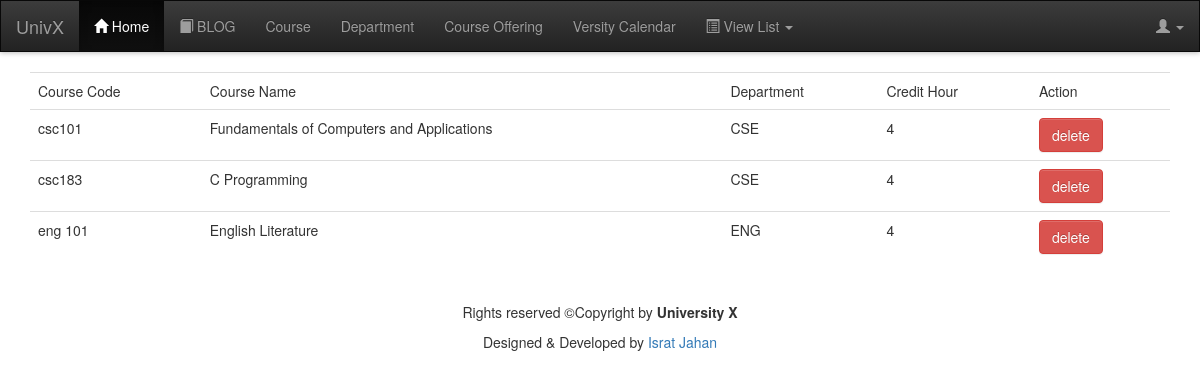
The page /admin/viewcourses.php (signed in) on the database its author committed.
### tables this page shows
CREATE TABLE `courselist` (
  `courseid` varchar(10) NOT NULL,
  `coursename` tinytext NOT NULL,
  `credithour` int(11) NOT NULL,
  `department` varchar(5) NOT NULL
);

### admin/viewcourses.php (the view, shortened to what this page needs)
<?php
if ($_SESSION['role'] !== "admin" && $_SESSION['role'] !== "admission") {
    header('location:home.php');
} else {
    require'header.php';
    require '../dbcon.php';
    ?>
    <div class="container">
        <table class="table table-responsive">
            <tr>
                <td>Course Code</td>
                <td>Course Name</td>
                <td>Department</td>
                <td>Credit Hour</td>
                <td>Action</td>
            </tr>
            <?php
            $query = "select * from courselist;";
            $result = $conn->query($query);
            while ($row = $result->fetch_assoc()) {
                ?>
                <tr>
                    <td><?php echo $row['courseid']; ?></td>
                    <td><?php echo $row['coursename']; ?></td>
                    <td><?php echo $row['department']; ?></td>
                    <td><?php echo $row['credithour']; ?></td>
                    <td><a class="btn btn-danger" href="viewcourses.php?delcourse=<?php echo $row['courseid']; ?>">delete</a></td>
                </tr>
                <?php
            }
            ?>
        </table>
    </div>
    <?php
    require 'footer.php';
}
?>

### admin/header.php (shortened to what this page needs)
<!DOCTYPE html>
<html>
    <head>
        <link rel="stylesheet" href="../css/bootstrap-theme.min.css"/>
        <link rel="stylesheet" href="../css/bootstrap.min.css"/>
        <link rel="stylesheet" href="../css/style.css"/>
        <link rel="stylesheet" href="../css/chat.css" type="text/css" media="screen" />
    </head>
    <body>
        <nav class="navbar navbar-inverse">
            <div class="container-fluid">
                <div class="navbar-header">
                    <a class="navbar-brand" href="../index.php">UnivX</a>
                </div>
                <ul class="nav navbar-nav">
                    <?php if (empty($_SESSION['user'])) { ?>
                        <li class="active"><a href="#">Home</a></li>
                        <li><a href="#">Our Campus</a></li>
                        <li><a href="#">Departments</a></li>
                        <li><a href="facilities.php">Facilities</a></li>
                        <li><a href="contact.php">Contact</a></li>
                        <li><a href="../blog/index.php"><span class="glyphicon glyphicon-book"></span> BLOG</a></li>
                        <?php
                    } else {
                        if ($_SESSION['role'] === "admin" || $_SESSION['role'] === "admission") {
                            ?>
                            <li class="active"><a href="adminpanel.php"><span class="glyphicon glyphicon-home"></span> Home</a></li>
                            <li><a href="../blog/index.php"><span class="glyphicon glyphicon-book"></span> BLOG</a></li>
                            <?php if ($_SESSION['role'] === 'admission') { ?>
                                <li class="dropdown">
                                    <a class="dropdown-toggle" data-toggle="dropdown" href="#"><span class="glyphicon glyphicon-list-alt"></span> Add New
                                        <span class="caret"></span></a>
                                    <ul class="dropdown-menu">
                                        <li class=""><a href="addteacher.php" >Add Teacher</a></li>
                                        <li class=""><a href="addstudent.php" >Add Student</a></li>
                                    </ul>
                                </li>
                            <?php } if ($_SESSION['role'] === 'admin') { ?>
                                <li class=""><a href="addcourse.php" >Course</a></li>
                                <li class=""><a href="adddepartment.php" >Department</a></li>
                                <li class=""><a href="offeredcourse.php" >Course Offering</a></li>
                            <?php } ?>
                            <li class=""><a href="versitycalendar.php" >Versity Calendar</a></li>
                            <li class="dropdown">
                                <a class="dropdown-toggle" data-toggle="dropdown" href="#"><span class="glyphicon glyphicon-list-alt"></span> View List
                                    <span class="caret"></span></a>
                            </li>
                            <?php
                        }
                    }
                    ?>
                </ul>
                <ul class="nav navbar-nav navbar-right">
                    <?php if (empty($_SESSION['user'])) { ?>
                    <li><a href="home.php" class="active"><span class="glyphicon glyphicon-log-in"></span> Login</a></li>
                    <?php
                    } else {
                    if ($_SESSION['user'] !== "admin" || $_SESSION['user'] !== "admission") {
                    ?>
                    <li class="dropdown">
                        <a class="dropdown-toggle" data-toggle="dropdown" href="#"><span class="glyphicon glyphicon-user"></span>
                            <span class="caret"></span></a>
                    </li>
                    <?php } else { ?>
                        <li><a href="home.php" class="active"><span class="glyphicon glyphicon-log-in"></span> Login</a></li>
                            <?php
                        }
                        }
                        ?>
                </ul>
            </div>
        </nav>

### admin/footer.php (shortened to what this page needs)
<footer class="container-fluid" >
        <br>
        <p class="text-center"> Rights reserved &COPY;Copyright by <b>University X</b></p>
        <p class="text-center">Designed & Developed by <a href="#">Israt Jahan</a></p>
</footer>
</body>
</html>

### css/style.css (style rules this page uses)
body { width:100%; margin:0px; padding: 0px; height: auto; min-height: 98vh; }
.navbar,.navbar-inverse { border-radius: 0px;box-shadow: 0px 1px 5px #bbb; }

### rows shown on the page
courselist: courseid "csc101", coursename "Fundamentals of Computers and Applications", department "CSE", credithour "4"
courselist: courseid "csc183", coursename "C Programming", department "CSE", credithour "4"
courselist: courseid "eng 101", coursename "English Literature", department "ENG", credithour "4"
